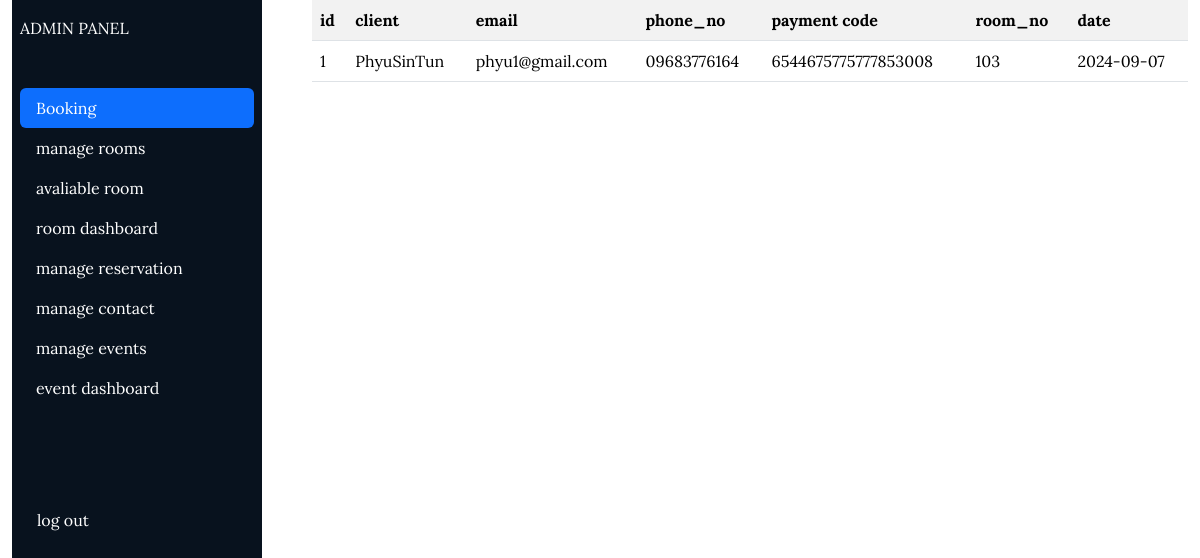
The app's page /htilarProject/admin/dashboard/webpage/booking.php (signed in) with its own data.
### tables this page shows
CREATE TABLE `booking` (
  `b_id` int(11) NOT NULL,
  `u_name` varchar(20) NOT NULL,
  `email` varchar(20) NOT NULL,
  `ph_no` varchar(20) NOT NULL,
  `payment_code` varchar(30) NOT NULL,
  `date` date NOT NULL,
  `room_no` int(11) NOT NULL
);

CREATE TABLE `room_avaliable` (
  `av_id` int(11) NOT NULL,
  `room_no` int(11) NOT NULL,
  `status` int(11) NOT NULL DEFAULT 0 COMMENT '1 Active=2 InActive',
  `room_id` int(11) NOT NULL
);

### htilarProject/admin/dashboard/webpage/booking.php (the view, shortened to what this page needs)
<?php
include "/xampp/htdocs/htilarProject/configuration/dbConfig.php";
$fetching_rooms=mysqli_query($con,"SELECT booking.*, room_avaliable.*
FROM booking
INNER JOIN room_avaliable ON booking.room_no = room_avaliable.room_no
");
?>
<!DOCTYPE html>
<html lang="en">
<head>
    <link rel="stylesheet" href="../webpage/style/booking.css">
    <link href="https://cdn.jsdelivr.net/npm/bootstrap@5.3.3/dist/css/bootstrap.min.css" rel="stylesheet">
    <link rel="stylesheet" href="https://cdn.jsdelivr.net/npm/bootstrap-icons@1.11.1/font/bootstrap-icons.css">
</head>
<body  style="font-family:  'Lora', serif;">
<div class="container-fluid">
        <div class="row flex-nowrap">
            <div class="col-auto col-md-4 col-lg-3 min-vh-100">
            <div class="left p-2">
                    <a href="" class="d-flex text-decoration-none align-items-center mt-2">
                        <span class="text-white text-uppercase text-center">Admin Panel</span>
                    </a>
                    <ul class="nav nav-pills flex-column mt-5">
                        <li class="nav-item">
                            <a class="nav-link active text-white" href="../webpage/booking.php">Booking</a>
                        </li>
                        <li class="nav-item">
                            <a class="nav-link text-white" href="../webpage/adminRoom.php">manage rooms</a>
                        </li>
                        <li class="nav-item">
                            <a class="nav-link  text-white" href="../webpage/manageAvality.php">avaliable room</a>
                           </li>
                        <li class="nav-item">
                            <a class="nav-link  text-white" href="../webpage/manageRoom.php">room dashboard</a>
                        </li>
                        <li class="nav-item">
                            <a class="nav-link  text-white" href="../webpage/roomNumber.php">manage reservation</a>
                        </li>
                        <li class="nav-item"><a class="nav-link text-white" href="../webpage/manageDish.php">manage contact</a></li>
                        <li class="nav-item"><a class="nav-link text-white" href="../webpage/manageEvent.php">manage events</a></li>
                        <li class="nav-item"><a class="nav-link text-white " href="../webpage/eventDashboard.php">event dashboard</a></li>
                    </ul>
                    <a href="../webpage/login.php" class="text-white " style="text-decoration:none;display:flex;margin-top:100px;margin-left:17px">log out</a>
                </div>
            </div>
            <div class="col-auto col-md-8 col-lg-9 min-vh-100">
            <?php
    while($row=mysqli_fetch_assoc($fetching_rooms)){
    ?>
<table class="table table-striped">
   <tr>
   <th>id</th>
   <th>client</th>
   <th>email</th>
   <th>phone_no</th>
   <th>payment code</th>
   <th>room_no</th>
   <th>date</th>
   </tr>
  <tr>
    <td><?php echo $row["b_id"] ?></td>
    <td><?php echo $row["u_name"] ?></td>
    <td><?php echo $row["email"] ?></td>
    <td><?php echo $row["ph_no"] ?></td>
    <td><?php echo $row["payment_code"] ?></td>
    <td><?php echo $row["room_no"] ?></td>
    <td><?php echo $row["date"] ?></td>
  </tr>
</table>
<?php } ?>
            </div>
        </div>
    </div>
</body>
</html>

### htilarProject/admin/dashboard/webpage/style/booking.css (style rules this page uses)
.left { background-color: #08121e; }

### htilarProject/admin/dashboard/webpage/booking.php (style rules this page uses)
body { font-family: 'Lora', serif; }
.left { position: fixed; top: 0; bottom: 0; width: 250px; background-color: #08121e; overflow-y: auto; }

### records on screen
booking: b_id "1", u_name "PhyuSinTun", email "phyu1@gmail.com", ph_no "09683776164", payment_code "6544675775777853008", room_avaliable.room_no "103", date "2024-09-07"
